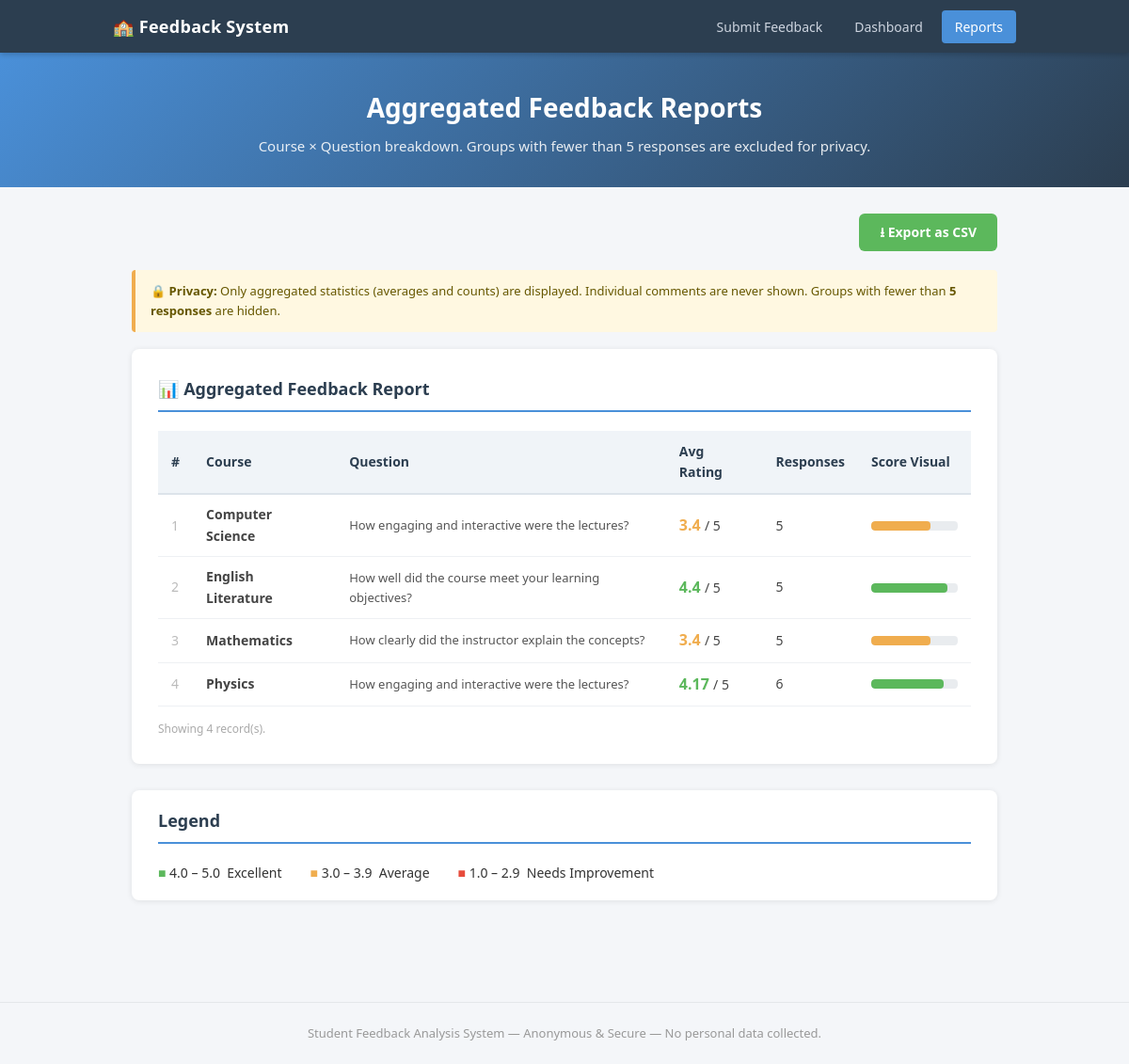
Page /reports on the committed database.
### tables this page shows
CREATE TABLE courses (
            course_id   INTEGER PRIMARY KEY AUTOINCREMENT,
            course_name TEXT NOT NULL UNIQUE
        );

CREATE TABLE feedback_questions (
            question_id   INTEGER PRIMARY KEY AUTOINCREMENT,
            question_text TEXT NOT NULL
        );

CREATE TABLE feedback (
            feedback_id      INTEGER PRIMARY KEY AUTOINCREMENT,
            course_id        INTEGER NOT NULL,
            question_id      INTEGER NOT NULL,
            rating           INTEGER NOT NULL CHECK(rating >= 1 AND rating <= 5),
            comment_optional TEXT,
            submitted_at     DATETIME DEFAULT (datetime('now','localtime')),
            FOREIGN KEY (course_id)   REFERENCES courses(course_id),
            FOREIGN KEY (question_id) REFERENCES feedback_questions(question_id)
        );

### app.py (the view)
@app.route("/reports")
def reports():
    report_data = analytics.get_aggregated_report()
    return render_template("reports.html", report_data=report_data,
                           min_responses=analytics.MIN_RESPONSES)

### analytics.py (called while the page is built)
def load_feedback_df():
    conn = get_connection()
    query = """
        SELECT
            f.feedback_id,
            c.course_name,
            q.question_text,
            f.rating,
            f.submitted_at
        FROM feedback f
        JOIN courses c ON f.course_id = c.course_id
        JOIN feedback_questions q ON f.question_id = q.question_id
    """
    df = pd.read_sql_query(query, conn)
    conn.close()
    return df

def get_aggregated_report():
    df = load_feedback_df()
    if df.empty:
        return []
    grouped = (
        df.groupby(["course_name", "question_text"])["rating"]
        .agg(avg_rating="mean", response_count="count")
        .reset_index()
    )
    grouped = grouped[grouped["response_count"] >= MIN_RESPONSES]
    grouped["avg_rating"] = grouped["avg_rating"].round(2)
    return grouped.to_dict(orient="records")

### database.py (called while the page is built)
def get_connection():
    conn = sqlite3.connect(DB_PATH)
    conn.execute("PRAGMA foreign_keys = ON")
    conn.row_factory = sqlite3.Row  # allows dict-style access
    return conn

### templates/reports.html (shortened to what this page needs)
{% extends "base.html" %}
{% block content %}
<div class="page-header">
    <h1>Aggregated Feedback Reports</h1>
    <p>Course × Question breakdown. Groups with fewer than {{ min_responses }} responses are excluded for privacy.</p>
</div>
<div class="container" style="padding-top: 28px; padding-bottom: 40px;">
    <div style="text-align: right; margin-bottom: 20px;">
        <a href="{{ url_for('export_csv') }}" class="btn-success">
            &#11123; Export as CSV
        </a>
    </div>
    <div class="notice">
        <strong>&#128274; Privacy:</strong>
        Only aggregated statistics (averages and counts) are displayed. Individual comments are
        never shown. Groups with fewer than <strong>{{ min_responses }} responses</strong> are hidden.
    </div>
    {% if report_data %}
    <div class="card">
        <h2>&#128202; Aggregated Feedback Report</h2>
        <div class="table-wrapper">
            <table>
                <thead>
                    <tr>
                        <th>#</th>
                        <th>Course</th>
                        <th>Question</th>
                        <th>Avg Rating</th>
                        <th>Responses</th>
                        <th style="min-width:120px;">Score Visual</th>
                    </tr>
                </thead>
                <tbody>
                    {% for row in report_data %}
                    <tr>
                        <td style="color:#bbb;">{{ loop.index }}</td>
                        <td><strong>{{ row.course_name }}</strong></td>
                        <td style="font-size:13px; color:#555;">{{ row.question_text }}</td>
                        <td>
                            <span style="font-size:16px; font-weight:700;
                                color: {% if row.avg_rating >= 4.0 %}#5CB85C
                                       {% elif row.avg_rating >= 3.0 %}#f0ad4e
                                       {% else %}#e74c3c{% endif %};">
                                {{ row.avg_rating }}
                            </span> / 5
                        </td>
                        <td>{{ row.response_count }}</td>
                        <td>
                            <div class="rating-bar-container">
                                <div class="rating-bar-bg">
                                    <div class="rating-bar-fill"
                                         style="width: {{ (row.avg_rating / 5 * 100) | round(1) }}%;
                                                background: {% if row.avg_rating >= 4.0 %}#5CB85C
                                                            {% elif row.avg_rating >= 3.0 %}#f0ad4e
                                                            {% else %}#e74c3c{% endif %};">
                                    </div>
                                </div>
                            </div>
                        </td>
                    </tr>
                    {% endfor %}
                </tbody>
            </table>
        </div>
        <p style="font-size:12px; color:#aaa; margin-top:14px;">
            Showing {{ report_data | length }} record(s).
        </p>
    </div>
    <div class="card" style="padding: 18px 28px;">
        <h2>Legend</h2>
        <div style="display:flex; gap:30px; flex-wrap:wrap; font-size:14px; margin-top:8px;">
            <span><span style="color:#5CB85C; font-weight:700;">&#9632;</span> 4.0 – 5.0 &nbsp;Excellent</span>
            <span><span style="color:#f0ad4e; font-weight:700;">&#9632;</span> 3.0 – 3.9 &nbsp;Average</span>
            <span><span style="color:#e74c3c; font-weight:700;">&#9632;</span> 1.0 – 2.9 &nbsp;Needs Improvement</span>
        </div>
    </div>
    {% endif %}
</div>
{% endblock %}

### static/css/style.css (style rules this page uses)
*, *::before, *::after { box-sizing: border-box; margin: 0; padding: 0; }
body { font-family: "Segoe UI", Arial, sans-serif; background-color: #f4f6f9; color: #333; line-height: 1.6; font-size: 15px; }
a { color: #4A90D9; text-decoration: none; }
.container { max-width: 960px; margin: 0 auto; padding: 0 20px; }
.page-header { background: linear-gradient(135deg, #4A90D9 0%, #2c3e50 100%); color: #fff; padding: 36px 20px 32px; text-align: center; }
.page-header h1 { font-size: 28px; margin-bottom: 6px; }
.page-header p { font-size: 15px; opacity: 0.88; }
.card { background: #fff; border-radius: 8px; box-shadow: 0 1px 6px rgba(0,0,0,0.09); padding: 28px; margin-bottom: 28px; }
.card h2 { font-size: 18px; margin-bottom: 20px; color: #2c3e50; border-bottom: 2px solid #4A90D9; padding-bottom: 8px; }
.btn-success { display: inline-block; background: #5CB85C; color: #fff; padding: 9px 22px; border: none; border-radius: 6px; font-size: 14px; font-weight: 600; cursor: pointer; transition: background 0.2s; text-decoration: none; }
.table-wrapper { overflow-x: auto; }
table { width: 100%; border-collapse: collapse; font-size: 14px; }
table th { background: #f0f4f8; padding: 11px 14px; text-align: left; font-weight: 600; color: #2c3e50; border-bottom: 2px solid #dde3ea; }
table td { padding: 10px 14px; border-bottom: 1px solid #eef0f3; color: #444; }
.rating-bar-container { display: flex; align-items: center; gap: 8px; }
.rating-bar-bg { flex: 1; background: #e9ecef; border-radius: 4px; height: 10px; overflow: hidden; min-width: 80px; }
.rating-bar-fill { height: 10px; border-radius: 4px; background: #4A90D9; transition: width 0.4s ease; }
.notice { background: #fff8e1; border-left: 4px solid #f0ad4e; padding: 12px 16px; border-radius: 4px; font-size: 13px; color: #665700; margin-bottom: 18px; }

### rows in the picture
courses: course_name "Computer Science"
feedback_questions: question_text "How engaging and interactive were the lectures?"
courses: course_name "English Literature"
feedback_questions: question_text "How well did the course meet your learning objectives?"
courses: course_name "Mathematics"
feedback_questions: question_text "How clearly did the instructor explain the concepts?"
feedback: course_name "Physics", question_text "How engaging and interactive were the lectures?", avg_rating "4.17", response_count "6", {{ (row.avg_rating / 5 * 100) | round(1) }} 83.4 (drawn)

### other values in the picture
{{ min_responses }} "5"
{{ row.avg_rating }} "3.4" "4.4" "3.4"
{{ row.response_count }} "5" "5" "5"
{{ report_data | length }} "4"
